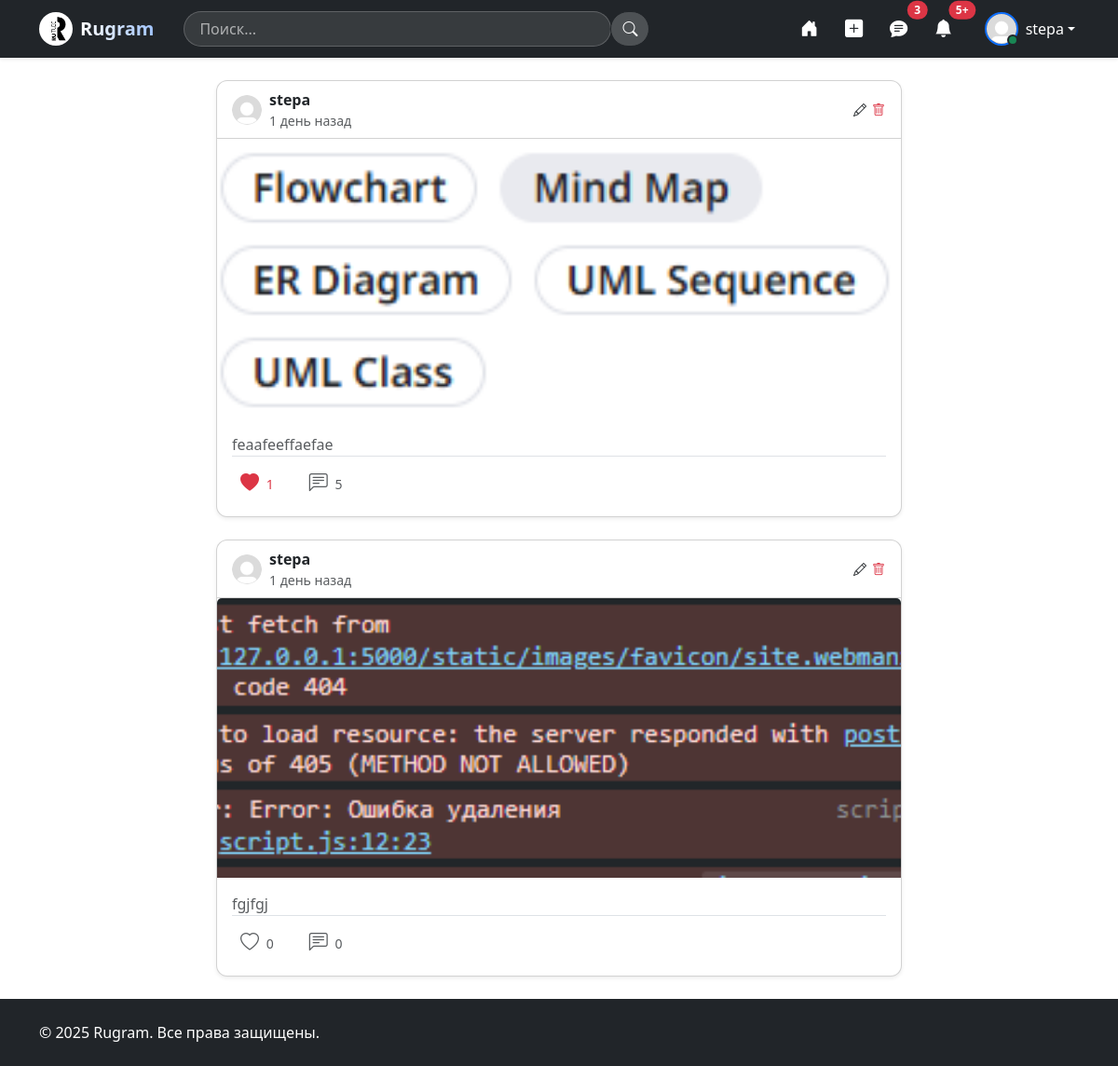
Page /index (signed in) on the committed database.
### app/models.py (models this page shows, shortened)
class User(db.Model, UserMixin):
    __tablename__ = 'users'
    id: Mapped[int] = mapped_column(primary_key=True, autoincrement=True)
    username: Mapped[str] = mapped_column(index=True, unique=True)
    email: Mapped[str] = mapped_column(index=True, unique=True)
    hashed_password: Mapped[str] = mapped_column()
    created_date: Mapped[datetime.datetime] = mapped_column(DateTime, default=datetime.datetime.utcnow)
    name: Mapped[str] = mapped_column(nullable=True)
    surname: Mapped[str] = mapped_column(nullable=True)
    birthdate: Mapped[str] = mapped_column(nullable=True)
    profile_image: Mapped[str] = mapped_column(nullable=True, default='default_profile_image.jpg')
    description: Mapped[str] = mapped_column(nullable=True)
    posts: Mapped[list["Post"]] = relationship(back_populates='author')
    likes: Mapped[list["Like"]] = relationship(back_populates='user')
    comments: Mapped[list['Comment']] = relationship(back_populates='author')
    def get_id(self):
        return str(self.id)

class Post(db.Model):
    __tablename__ = 'posts'
    id: Mapped[int] = mapped_column(primary_key=True, autoincrement=True)
    image: Mapped[str] = mapped_column(nullable=True)
    text: Mapped[str] = mapped_column()
    created_date: Mapped[datetime.datetime] = mapped_column(DateTime, default=datetime.datetime.utcnow)
    likes_count: Mapped[int] = mapped_column(default=0)
    comments_count: Mapped[int] = mapped_column(default=0)
    is_deleted: Mapped[bool] = mapped_column(default=False)
    author_id: Mapped[int] = mapped_column(db.ForeignKey('users.id'))
    author: Mapped["User"] = relationship(back_populates='posts')
    likes: Mapped[list['Like']] = relationship(back_populates='post')
    comments: Mapped[list['Comment']] = relationship(back_populates='post')
    def is_liked_by(self, user):
        if not user.is_authenticated:
            return False
        return Like.query.filter_by(
            user_id=user.id,
            post_id=self.id
        ).first() is not None

### app/routes.py (the view)
@main_bp.route('/')
@main_bp.route('/index')
def index():
    page = request.args.get('page', 1, type=int)
    pagination = Post.query.filter(Post.is_deleted == False).order_by(Post.created_date.desc()).paginate(page=page,
                                                                                                         per_page=15)
    return render_template('main/index.html', posts=pagination.items, pagination=pagination)

### app/__init__.py (called while the page is built)
@login_manager.user_loader
def load_user(user_id):
    return User.query.get(user_id)

### app/templates/main/index.html (shortened to what this page needs)
{% extends "base.html" %}
{% block content %}
<div class="container mt-4">
    <div class="row">
        <div class="col-lg-8 mx-auto">
            {% for post in posts %}
            <div class="card mb-4 shadow-sm post-card">
                <div class="card-header bg-transparent d-flex align-items-center justify-content-between">
                    <div class="d-flex align-items-center">
                        <img src="{{ url_for('static', filename='uploads/profile_images/' + post.author.profile_image) if post.author.profile_image else url_for('static', filename='default-profile.png') }}"
                             class="rounded-circle me-2"
                             width="32"
                             height="32"
                             alt="{{ post.author.username }}">
                        <div>
                            <strong>{{ post.author.username }}</strong>
                            <small class="text-muted d-block">{{ post.created_date|time_ago }}</small>
                        </div>
                    </div>
                    {% if current_user.is_authenticated and (current_user == post.author) %}
                    <div class="d-inline-flex align-items-center gap-1">
                        <a href="{{ url_for('posts.edit_post', post_id=post.id) }}" class="btn btn-sm p-0"
                           title="Редактировать">
                            <i class="bi bi-pencil"></i>
                        </a>
                        <button class="btn btn-sm p-0 text-danger" onclick="deletePost({{ post.id }})" title="Удалить">
                            <i class="bi bi-trash"></i>
                        </button>
                    </div>
                    {% endif %}
                </div>
                <a href="{{ url_for('posts.post', post_id=post.id) }}">
                    {% if post.image %}
                    <img src="{{ url_for('static', filename='uploads/posts/' + post.image) }}"
                         class="card-img-top post-image"
                         loading="lazy">
                    {% endif %}
                </a>
                <div class="card-body">
                    <a href="{{ url_for('posts.post', post_id=post.id) }}" class="text-decoration-none text-dark">
                        <p class="card-text text-muted">{{ post.text|truncate(200) }}</p>
                    </a>
                    <div class="post-actions border-top pt-2">
                        <button class="btn btn-sm like-btn {% if post.is_liked_by(current_user) %}text-danger{% else %}text-muted{% endif %}"
                                data-post-id="{{ post.id }}"
                                data-liked="{{ 'true' if post.is_liked_by(current_user) else 'false' }}">
                            <i class="bi {% if post.is_liked_by(current_user) %}bi-heart-fill{% else %}bi-heart{% endif %} fs-5"></i>
                            <span class="like-count ms-1">{{ post.likes_count }}</span>
                        </button>
                        <a href="{{ url_for('posts.post', post_id=post.id) }}#comments"
                           class="btn btn-sm text-muted ms-3">
                            <i class="bi bi-chat-left-text fs-5"></i>
                            <span class="ms-1">{{ post.comments_count }}</span>
                        </a>
                    </div>
                </div>
            </div>
            {% endfor %}
        </div>
    </div>
</div>
{% endblock %}

### app/templates/base.html (shortened to what this page needs)
<!DOCTYPE html>
<html lang="ru">
<head>
    <link href="https://cdn.jsdelivr.net/npm/bootstrap@5.3.3/dist/css/bootstrap.min.css" rel="stylesheet">
    <link rel="stylesheet" href="https://cdn.jsdelivr.net/npm/bootstrap-icons@1.11.1/font/bootstrap-icons.css">
    <link rel="stylesheet" href="{{ url_for('static', filename='css/style.css') }}">
</head>
<body class="d-flex flex-column min-vh-100">
<header class="navbar navbar-expand-lg navbar-dark bg-dark sticky-top shadow-sm">
    <div class="container">
        <a class="navbar-brand d-flex align-items-center fw-bold" href="{{ url_for('main.index') }}">
            <img src="{{ url_for('static', filename='images/logo.png') }}" width="36" height="36" class="me-2 rounded-circle" alt="Rugram Logo">
            <span class="gradient-text">Rugram</span>
        </a>
        <div class="collapse navbar-collapse" id="navbarContent">
            <form class="d-flex mx-lg-3 my-2 my-lg-0 flex-grow-1" action="" method="GET">
                <div class="input-group search-group">
                    <input type="search" class="form-control rounded-pill ps-3" placeholder="Поиск..." name="q">
                    <button class="btn btn-dark rounded-pill" type="submit">
                        <i class="bi bi-search"></i>
                    </button>
                </div>
            </form>
            <ul class="navbar-nav nav-icons mx-auto mx-lg-0">
                <li class="nav-item mx-1">
                    <a class="nav-link position-relative" href="{{ url_for('main.index') }}" title="Главная">
                        <i class="bi bi-house-door-fill icon-nav"></i>
                        <span class="nav-indicator"></span>
                    </a>
                </li>
                <li class="nav-item mx-1">
                    <a class="nav-link position-relative" href="{{ url_for('posts.create_post') }}" title="Создать">
                        <i class="bi bi-plus-square-fill icon-nav"></i>
                        <span class="nav-indicator"></span>
                    </a>
                </li>
                <li class="nav-item mx-1">
                    <a class="nav-link position-relative" href="" title="Сообщения">
                        <i class="bi bi-chat-text-fill icon-nav"></i>
                        <span class="nav-indicator"></span>
                        <span class="position-absolute top-0 start-100 translate-middle badge rounded-pill bg-danger">3</span>
                    </a>
                </li>
                <li class="nav-item mx-1">
                    <a class="nav-link position-relative" href="" title="Уведомления">
                        <i class="bi bi-bell-fill icon-nav"></i>
                        <span class="nav-indicator"></span>
                        <span class="position-absolute top-0 start-100 translate-middle badge rounded-pill bg-danger">5+</span>
                    </a>
                </li>
            </ul>
            {% if current_user.is_authenticated %}
            <div class="dropdown ms-lg-3">
                <a href="#" class="d-flex align-items-center text-white text-decoration-none dropdown-toggle p-1 rounded" id="userDropdown" data-bs-toggle="dropdown" aria-expanded="false">
                    <div class="position-relative">
                        <img src="{{ url_for('static', filename='uploads/profile_images/' + current_user.profile_image) }}" alt="Аватар" width="36" height="36" class="rounded-circle border border-2 border-primary object-fit-cover">
                        <span class="position-absolute bottom-0 end-0 p-1 bg-success rounded-circle border border-2 border-dark"></span>
                    </div>
                    <span class="ms-2 d-none d-lg-inline">{{ current_user.username }}</span>
                </a>
            </div>
            {% else %}
            <div class="d-flex ms-lg-3">
                <a class="btn btn-outline-light rounded-pill me-2" href="{{ url_for('auth.login') }}">Войти</a>
                <a class="btn btn-primary rounded-pill" href="{{ url_for('auth.register') }}">Регистрация</a>
            </div>
            {% endif %}
        </div>
    </div>
</header>
<main class="flex-grow-1">
    {% block content %}{% endblock %}
</main>
<footer class="bg-dark text-white py-4 mt-auto">
    <div class="container">
        <div class="mt-0">
            <p class="mb-0">&copy; 2025 Rugram. Все права защищены.</p>
        </div>
    </div>
</footer>
</body>
</html>

### app/static/css/style.css (style rules this page uses)
.gradient-text { background: linear-gradient(to right, #fff, #a1c4fd); -webkit-background-clip: text; background-clip: text; color: transparent; }
.search-group { max-width: 500px; }
.search-group .form-control { background: rgba(255, 255, 255, 0.1); border: 1px solid rgba(255, 255, 255, 0.2); color: white; }
.search-group .form-control::placeholder { color: rgba(255, 255, 255, 0.6); }
.search-group .btn { background: rgba(255, 255, 255, 0.2); color: white; }
.nav-icons .nav-link { padding: 0.5rem; border-radius: 50%; width: 40px; height: 40px; display: flex; align-items: center; justify-content: center; transition: all 0.3s ease; }
.icon-nav { font-size: 1.2rem; color: white; transition: all 0.3s ease; }
.nav-indicator { position: absolute; bottom: 0; left: 50%; transform: translateX(-50%); width: 4px; height: 4px; background: transparent; border-radius: 50%; transition: all 0.3s ease; }
.object-fit-cover { object-fit: cover; }

### app/templates/main/index.html (style rules this page uses)
.post-card { border-radius: 12px; overflow: hidden; transition: transform 0.2s; }
.post-image { width: 100%; height: 300px; object-fit: cover; }
.like-btn { transition: all 0.2s; }

### rows in the picture
User: profile_image (placeholder picture), username "stepa"
Post: profile_image (placeholder picture), author.username "stepa", created_date "1 день назад", image (picture), text "feaafeeffaefae", likes_count "1", comments_count "5"
Post: profile_image (placeholder picture), author.username "stepa", created_date "1 день назад", image (picture), text "fgjfgj", likes_count "0", comments_count "0"
